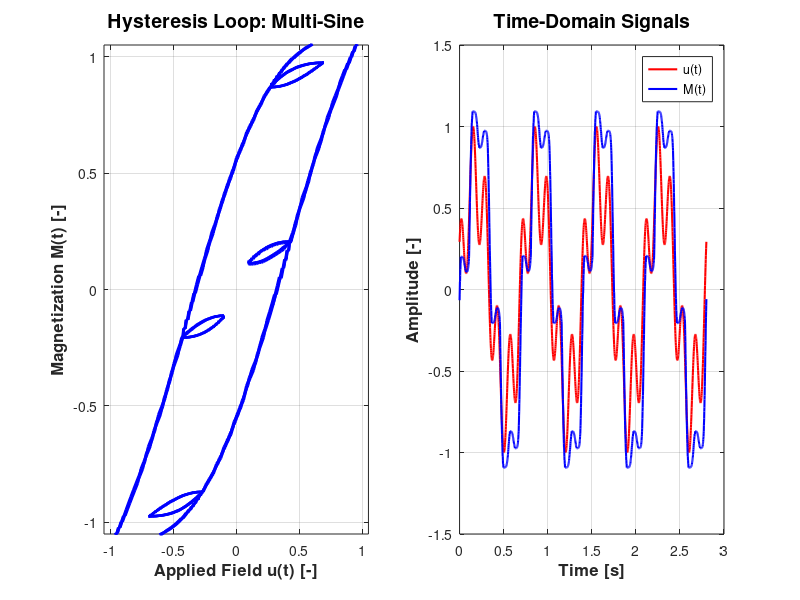

The MATLAB script that drew this image:
% Interactive Preisach Hysteresis Curve Generator
% Allows interactive generation and inspection of individual hysteresis loops.

clear; close all; clc;

%% 1. Preisach Discretization Grid
mu     = @(alpha, beta) exp(-(alpha.^2 + beta.^2)) .* (alpha >= beta);
N_grid = 101;
alpha  = linspace(-1, 1, N_grid);
beta   = linspace(-1, 1, N_grid);
[Alpha, Beta] = meshgrid(alpha, beta);
P = mu(Alpha, Beta);
P(Alpha <= Beta) = 0;

%% 2. Global Temporal Parameters
T       = 0.7;                % Fundamental period [s]
f1      = 1 / T;              % Fundamental frequency [Hz]
t_final = 4 * T;              % Simulation duration [s]
n_time_points = 2000;         % Time resolution
dt      = t_final / (n_time_points - 1);

%% 3. Excitation Waveform Configuration
curve_cfg = struct();

% Excitation Type:
% 1 = Multi-Sine (Fundamental + Harmonics)
% 2 = Damped Sine (Exponentially Decaying Sinusoid)
% 3 = Stepwise (Discontinuous Staircase)
% 4 = Triangular (Constant Rate of Change)
% 5 = Concentric Loops (Nested Inner Minor Loops)
% 6 = FORC (First-Order Reversal Curves)
% 7 = Dense Minor Loops (High-Frequency Reversals)
curve_cfg.excitation_type = 1; 

% --- Common Parameters ---
curve_cfg.A1       = 0.8;      % Fundamental amplitude
curve_cfg.A2       = 0.4;      % Harmonic amplitude
curve_cfg.f2_ratio = 5;        % Harmonic ratio (f2 = 5*f1)
curve_cfg.phi      = pi/3;     % Harmonic phase offset [rad]

% --- Parameters for Damped Sine (Type 2) ---
curve_cfg.tau      = 1.5 * T;  % Exponential decay time constant

% --- Parameters for Stepwise (Type 3) ---
curve_cfg.step_levels = [0.00, 0.60, -0.30, 0.85, -0.50, 0.95, -0.80, 0.40, -0.10, 0.00];

% --- Parameters for Triangular (Type 4) ---
curve_cfg.triangle_amplitude = 0.8;
curve_cfg.triangle_frequency = f1;

% --- Parameters for Concentric Loops (Type 5) ---
curve_cfg.concentric_cycles = 5;
curve_cfg.concentric_min_A  = 0.5;
curve_cfg.concentric_max_A  = 1.0;

% --- Parameters for FORC (Type 6) ---
curve_cfg.forc_steps = 8;

% --- Parameters for Dense Minor Loops (Type 7) ---
curve_cfg.dense_f_ratios = [28]; 
curve_cfg.dense_amps     = [0.3];

%% 4. Preisach Model Simulation
t = 0:dt:t_final;

switch curve_cfg.excitation_type
    case 1 % Multi-Sine
        u = curve_cfg.A1 * sin(2*pi*f1*t) + curve_cfg.A2 * sin(2*pi*curve_cfg.f2_ratio*f1*t + curve_cfg.phi);
        curve_name = 'Multi-Sine';
        
    case 2 % Damped Sine
        u = exp(-t/curve_cfg.tau) .* (curve_cfg.A1 * sin(2*pi*f1*t) + curve_cfg.A2 * sin(2*pi*curve_cfg.f2_ratio*f1*t + curve_cfg.phi));
        curve_name = 'Damped Sine';
        
    case 3 % Stepwise
        knot_t = linspace(0, t_final, numel(curve_cfg.step_levels));
        u_raw = interp1(knot_t, curve_cfg.step_levels, t, 'previous', 'extrap');
        u = conv(u_raw, ones(1,21)/21, 'same');
        curve_name = 'Stepwise';
        
    case 4 % Triangular
        u = curve_cfg.triangle_amplitude * sawtooth(2*pi*curve_cfg.triangle_frequency*t, 0.5);
        curve_name = 'Triangular';
        
    case 5 % Concentric Loops
        turning_points = 0;
        A_vals = linspace(curve_cfg.concentric_min_A, curve_cfg.concentric_max_A, curve_cfg.concentric_cycles);
        for A = A_vals
            turning_points = [turning_points, A, -A, A];
        end
        u = interpolate_turning_points(turning_points, t);
        curve_name = 'Concentric Loops';
        
    case 6 % FORC
        u_r_values = linspace(0.9, -0.9, curve_cfg.forc_steps);
        turning_points = [];
        for ur = u_r_values
            turning_points = [turning_points, 1, ur, 1];
        end
        u = interpolate_turning_points(turning_points, t);
        curve_name = 'FORC';
        
    case 7 % Dense Minor Loops
        u = curve_cfg.A1 * sin(2*pi*f1*t);
        for h = 1:numel(curve_cfg.dense_f_ratios)
            u = u + curve_cfg.dense_amps(h) * sin(2*pi*curve_cfg.dense_f_ratios(h)*f1*t + curve_cfg.phi);
        end
        curve_name = 'Dense Minor Loops';
end

u = u / (max(abs(u)) + 1e-9);

% Dipole state initialization
S = -ones(N_grid, N_grid);
if curve_cfg.excitation_type == 5
    S(Alpha + Beta <= 0) = 1;
end

M = zeros(size(t));
da = alpha(2) - alpha(1);

for k = 1:length(t)
    uk = u(k);
    S(Alpha <= uk) = 1;
    S(Beta >= uk)  = -1;
    M(k) = sum(sum(P .* S)) * (da^2);
end

du_dt = gradient(u, dt);
du_dt = du_dt / (max(abs(du_dt)) + 1e-9);

%% 5. Visualization
figure('Position', [100, 100, 1200, 500], 'Name', ['Inspection: ', curve_name]);

subplot(1, 2, 1);
plot(u, M, 'b-', 'LineWidth', 1.8);
xlabel('Applied Field u(t) [-]', 'FontSize', 12, 'FontWeight', 'bold');
ylabel('Magnetization M(t) [-]', 'FontSize', 12, 'FontWeight', 'bold');
title(sprintf('Hysteresis Loop: %s', curve_name), 'FontSize', 14, 'FontWeight', 'bold');
grid on;
xlim([-1.05, 1.05]); ylim([-1.05, 1.05]);

subplot(1, 2, 2);
plot(t, u, 'r-', 'LineWidth', 1.5, 'DisplayName', 'u(t)'); hold on;
plot(t, M, 'b-', 'LineWidth', 1.5, 'DisplayName', 'M(t)');
xlabel('Time [s]', 'FontSize', 12, 'FontWeight', 'bold');
ylabel('Amplitude [-]', 'FontSize', 12, 'FontWeight', 'bold');
title('Time-Domain Signals', 'FontSize', 14, 'FontWeight', 'bold');
legend('Location', 'best');
grid on;

fprintf('Generated curve: %s | Energy area: %.4f\n', curve_name, abs(trapz(u, M)));

%% Helper Function
function u = interpolate_turning_points(pts, t)
    dist = abs(diff(pts)); dist(dist==0) = 1e-6;
    tw = dist / sum(dist);
    kt = [0, cumsum(tw) * t(end)];
    u = zeros(size(t));
    for i = 1:length(pts)-1
        idx = (t >= kt(i)) & (t <= kt(i+1));
        if ~any(idx), continue; end
        seg_t = t(idx);
        phase = pi * (seg_t - kt(i)) / (kt(i+1) - kt(i));
        u(idx) = pts(i) + (pts(i+1) - pts(i)) * (1 - cos(phase)) / 2;
    end
end
